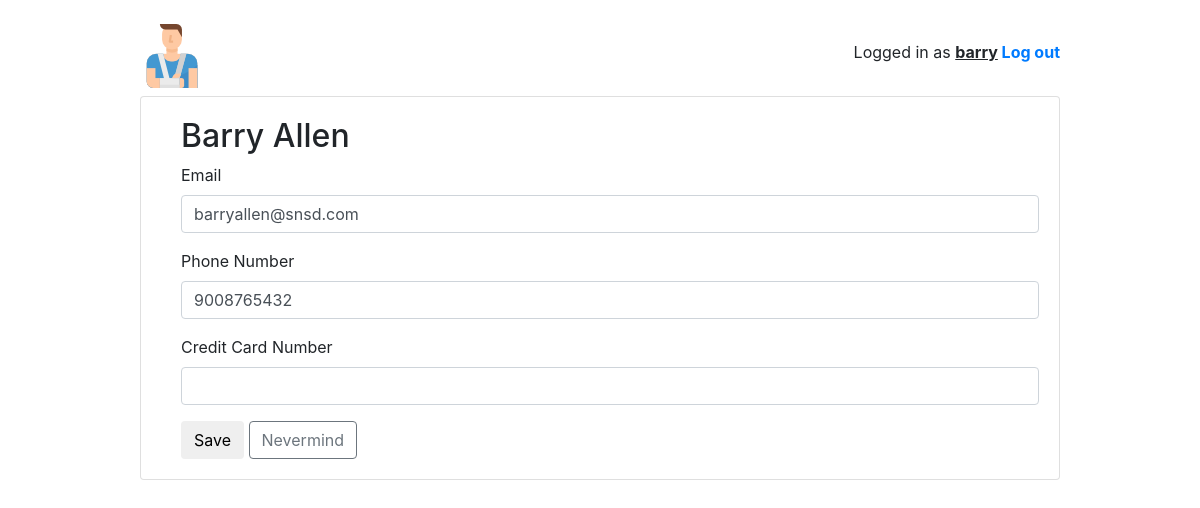
/home/patient/pro/profile/4/edit/4 (signed in), run on an earlier commit of the app's database.
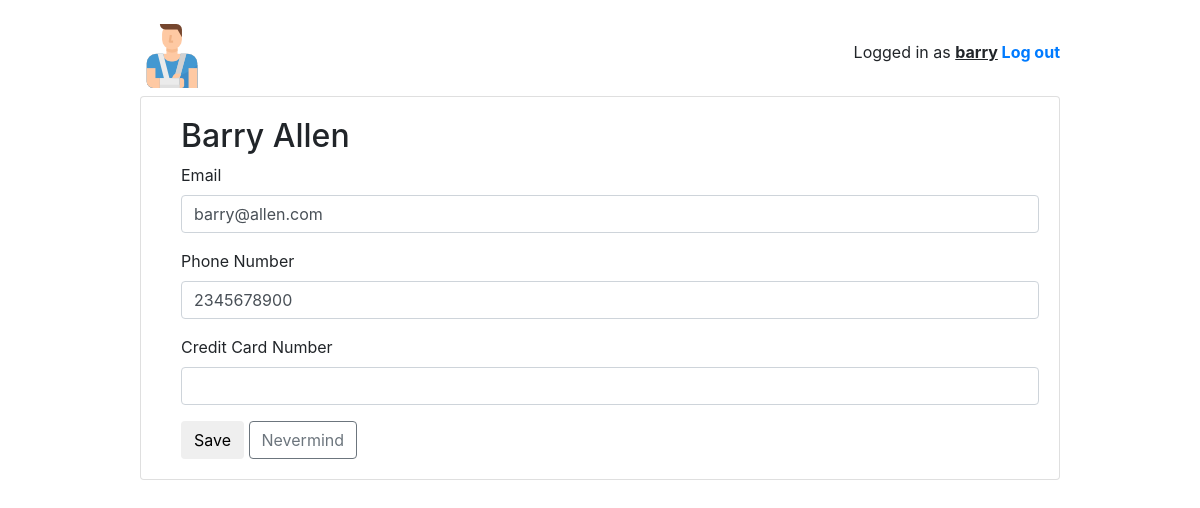
And on a later commit of the database.
### home/models.py (models this page shows, shortened)
class Patient(models.Model):
    GENDER_CHOICES = [('M', 'Male'), ('F', 'Female')]
    user = models.OneToOneField(User, on_delete=models.CASCADE)
    ssn = models.IntegerField('SSN', blank=False, primary_key=True)
    first_name = models.CharField('First Name', max_length=50, blank=False)
    last_name = models.CharField('Last Name', max_length=50, blank=False)
    email = models.EmailField('Email', max_length=40, blank=True, null=True, unique=True)
    gender = models.CharField(max_length=3, choices=GENDER_CHOICES, default='M')
    phone = models.IntegerField('Phone Number', blank=True, null=True)
    creditcard = models.IntegerField('Credit Card Number', blank=True, null=True)
    class Meta:
        ordering = ['ssn']

### home/views/patient.py (the view, shortened to what this page needs)
# urls.py: path('pro/profile/<int:pk>/edit/<int:ppk>', patient.PatientProfileUpdateView.as_view(), name='patient_edit'),
@method_decorator([login_required, patient_required], name='dispatch')
class PatientProfileUpdateView(SuccessMessageMixin, UpdateView):
    model = Patient
    fields = ('email','phone','creditcard',)
    template_name = 'home/patient/patient_edit.html'
    pk_url_kwarg = 'ppk'
    success_message = 'Profile Edited Successfully!!'
    def get_queryset(self):
        return Patient.objects.filter(ssn=self.request.user.patient.ssn)

### home/templates/home/patient/patient_edit.html (shortened to what this page needs)
<!DOCTYPE html>
{% extends "base.html" %}
{% load crispy_forms_tags %}
{% block content %}
<div style="margin-left:20px;">
    <h2>{{ user.first_name }} {{ user.last_name}}</h2>
    <form method="post" novalidate>
           {{form | crispy }}
           <button type="submit" class="btn btn-sucess">Save</button>
           <a href="{% url 'patient:patient_profile' user.patient.ssn %}" class="btn btn-outline-secondary" role="button">Nevermind</a>
       </form>
</div>
{% endblock %}

What changed in the data, as far as the page shows it:
changed Patient: email "barryallen@snsd.com" → "barry@allen.com"; phone "9008765432" → "2345678900"
